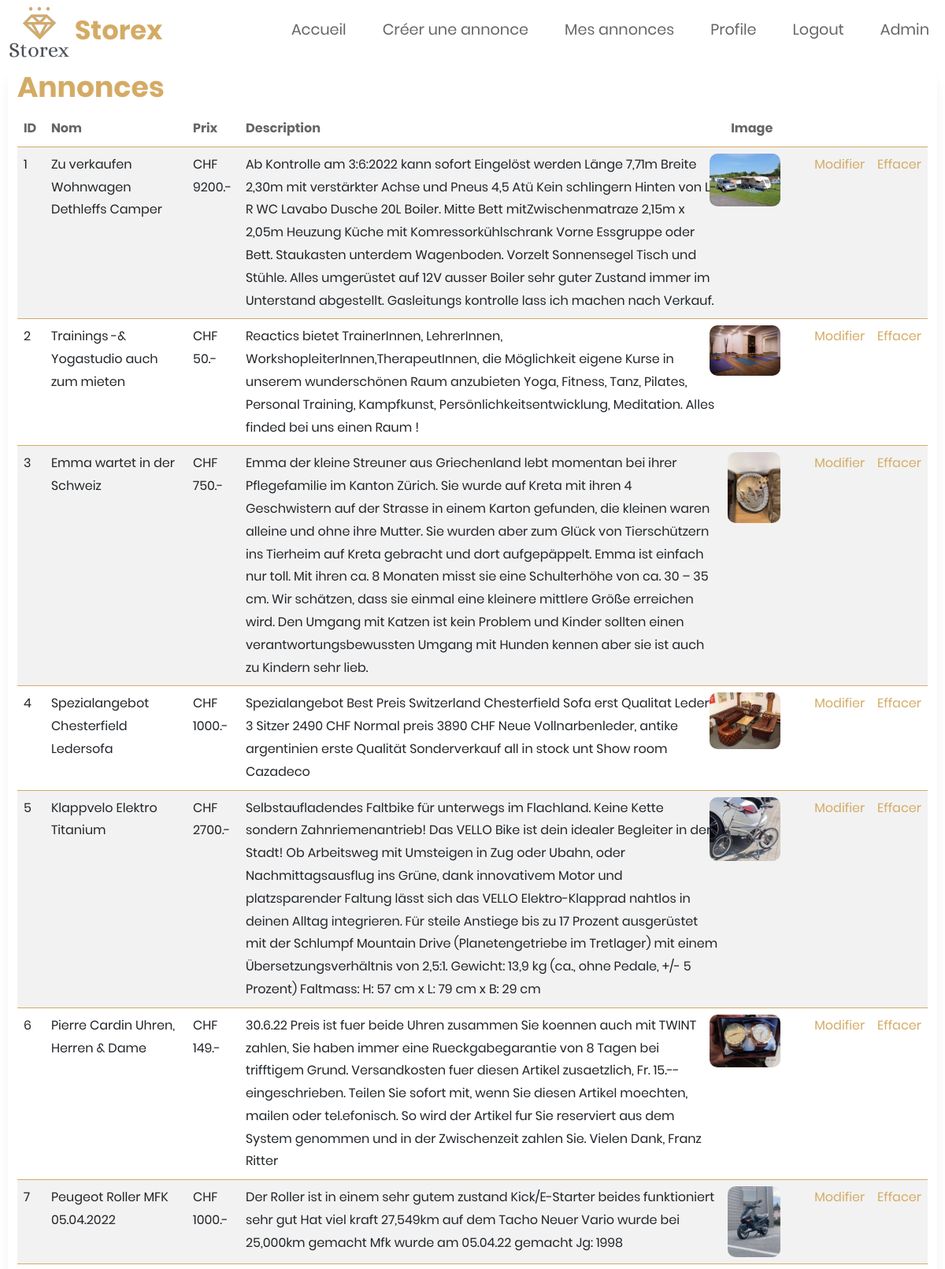
Page /index.php?action=DisplayMyAnnounce (signed in, upper part) on the committed database.
### tables this page shows
CREATE TABLE IF NOT EXISTS `announces`
(
    `ID`          INT           NOT NULL AUTO_INCREMENT,
    `Name`        VARCHAR(45)   NOT NULL,
    `Price`       DECIMAL(10)   NOT NULL,
    `Description` VARCHAR(1000) NULL,
    `Image`       VARCHAR(100)   NOT NULL,
    `user_ID`     INT           NOT NULL,
    PRIMARY KEY (`ID`),
    UNIQUE INDEX `ID_UNIQUE` (`ID` ASC) VISIBLE,
    INDEX `fk_announces_user1_idx` (`user_ID` ASC) VISIBLE,
    CONSTRAINT `fk_announces_user1`
        FOREIGN KEY (`user_ID`)
            REFERENCES `users` (`ID`)
            ON DELETE NO ACTION
            ON UPDATE NO ACTION
);

### Controller/NavigationController.php (called while the page is built, shortened)
<?php
function DisplayMyAnnounce()
{
    require "./View/PageMyAnnounces.php";
}

### Model/DataBaseConnector.php (called while the page is built, shortened)
<?php
function executeQuerySelect($query): ?array
{
    $queryResult = null;
    $dbConnexion = openDBConnexion();
    if ($dbConnexion != null) {
        $statement = $dbConnexion->prepare($query);
        $statement->execute();
        $queryResult = $statement->fetchAll();
    }
    return $queryResult;
}
function openDBConnexion(): ?PDO
{
    $tempDbConnexion = null;
    $sqlDriver = 'mysql';
    $hostname = 'localhost';
    $port = 3306;
    $charset = 'utf8';
    $dbName = 'storex';
    $userName = 'Storex';
    $userPwd = 'Storex2022Password';
    $dsn = $sqlDriver . ':host=' . $hostname . ';dbname=' . $dbName . ';port=' . $port . ';charset=' . $charset;
    try {
        $tempDbConnexion = new PDO($dsn, $userName, $userPwd);
    } catch (PDOException $exception) {
        echo 'Connection failed: ' . $exception->getMessage();
    }
    return $tempDbConnexion;
}

### Model/AnnouncesManager.php (called while the page is built, shortened)
<?php
function GetAnnounces(): array
{
    require_once 'Model/DataBaseConnector.php';
    $AnnouncesQuery = 'SELECT announces.ID, announces.Name, announces.Description, announces.Price, announces.Image, users.LastName, users.Firstname, users.Email FROM storex.announces INNER JOIN storex.users ON announces.user_ID = users.ID;';
    return executeQuerySelect($AnnouncesQuery);
}

### Controller/AnnouncesController.php (called while the page is built, shortened)
<?php
function DisplayAnnounces(): ?array
{
    require_once "Model/AnnouncesManager.php";
    return GetAnnounces();
}

### View/PageMyAnnounces.php (the view, shortened to what this page needs)
<?php $articlesResults = DisplayAnnounces(); ?>
    <div class="content">
        <div class="container">
            <h2 class="col-6 tm-text-primary">Annonces</h2>
            <div class="table-responsive tm-mb-90">
                <table class="table table-striped custom-table">
                    <thead>
                    <tr>
                        <th class="tm-text-gray-dark mb-3" scope="col">ID</th>
                        <th class="tm-text-gray-dark mb-3" scope="col">Nom</th>
                        <th class="tm-text-gray-dark mb-3" scope="col">Prix</th>
                        <th class="tm-text-gray-dark mb-3" scope="col">Description</th>
                        <th class="tm-text-gray-dark mb-3" scope="col">Image</th>
                        <th class="tm-text-gray-dark mb-3" scope="col"></th>
                        <th class="tm-text-gray-dark mb-3" scope="col"></th>
                    </tr>
                    </thead>
                    <tbody>
                    <?php foreach ($articlesResults as $result) : ?>
                        <tr scope="row">
                            <td><?= $result['ID']; ?></td>
                            <td><?= $result['Name']; ?></td>
                            <td>CHF <?= $result['Price']; ?>.-</td>
                            <td><?= $result['Description']; ?></td>
                            <td><img class="imgcustum" src="<?= $result['Image']; ?>" alt="Image pas trouvée"/></td>
                            <td><a href="index.php?action=ModifyAnnounce&ID=<?= $result['ID']; ?>">Modifier</a></td>
                            <td><a href="index.php?action=DeleteAnnounce&ID=<?= $result['ID']; ?>">Effacer</a></td>
                        </tr>
                    <?php endforeach ?>
                    </tbody>
                </table>
            </div>
        </div>
    </div>
<?php
require 'gabarit.php';
?>

### Assets/css/main.css (style rules this page uses)
.imgcustum { max-width: 90px !important; max-height: 90px !important; border-radius: 10px; float: right; margin-right: 30%; }
a { text-decoration: none; transition: all 0.3s ease; }
.tm-mb-90 { margin-bottom: 90px; }
.tm-text-primary { color: #D4AB65; }
.tm-text-gray-dark { color: #666; }

### Assets/styles/FormsRegister_Login.css (style rules this page uses)
img { max-width: 100%; height: auto; }
h2 { line-height: 1.66; margin: 0; padding: 0; font-weight: bold; color: #222; font-family: Poppins; font-size: 36px; }
body { line-height: 1.8; color: #222; font-weight: 400; font-family: Poppins; }
.container { width: 900px; margin: 0 auto; box-shadow: 0px 15px 16.83px 0.17px rgba(0, 0, 0, 0.05); -moz-box-shadow: 0px 15px 16.83px 0.17px rgba(0, 0, 0, 0.05); -webkit-box-shadow: 0px 15px 16.83px 0.17px rgba(0, 0, 0, 0.05); -o-box-shadow: 0px 15px 16.83px 0.17px rgba(0, 0, 0, 0.05); -ms-box-shadow: 0px 15px 16.83px 0.17px rgba(0, 0, 0, 0.05); border-radius: 20px; -moz-border-radius: 20px; -webkit-border-radius: 20px; -o-border-radius: 20px; -ms-border-radius: 20px; }
@media screen { .container { width: calc(100% - 20px); max-width: 100%; } }
@media screen and (min-width: 1024px) { .container { max-width: 1200px; } }

### rows in the picture
announces: ID "1", Name "Zu verkaufen Wohnwagen Dethleffs Camper", Price "9200", Description "Ab Kontrolle am 3:6:2022 kann sofort Eingelöst werden Länge 7,71m Breite 2,30m mit verstärkter Achse und Pneus 4,5 Atü Kein schlingern Hinten von L- R WC Lavabo Dusche 20L Boiler. Mitte Bett mitZwischenmatraze 2,15m x 2,05m Heuzung Küche mit Komressorkühlschrank Vorne Essgruppe oder Bett. Staukasten unterdem Wagenboden. Vorzelt Sonnensegel Tisch und Stühle. Alles umgerüstet auf 12V ausser Boiler sehr guter Zustand immer im Unterstand abgestellt. Gasleitungs kontrolle lass ich machen nach Verkauf.", shows a picture
announces: ID "2", Name "Trainings -& Yogastudio auch zum mieten", Price "50", Description "Reactics bietet TrainerInnen, LehrerInnen, WorkshopleiterInnen,TherapeutInnen, die Möglichkeit eigene Kurse in unserem wunderschönen Raum anzubieten Yoga, Fitness, Tanz, Pilates, Personal Training, Kampfkunst, Persönlichkeitsentwicklung, Meditation. Alles finded bei uns einen Raum !", shows a picture
announces: ID "3", Name "Emma wartet in der Schweiz", Price "750", Description "Emma der kleine Streuner aus Griechenland lebt momentan bei ihrer Pflegefamilie im Kanton Zürich. Sie wurde auf Kreta mit ihren 4 Geschwistern auf der Strasse in einem Karton gefunden, die kleinen waren alleine und ohne ihre Mutter. Sie wurden aber zum Glück von Tierschützern ins Tierheim auf Kreta gebracht und dort aufgepäppelt. Emma ist einfach nur toll. Mit ihren ca. 8 Monaten misst sie eine Schulterhöhe von ca. 30 – 35 cm. Wir schätzen, dass sie einmal eine kleinere mittlere Größe erreichen wird. Den Umgang mit Katzen ist kein Problem und Kinder sollten einen verantwortungsbewussten Umgang mit Hunden kennen aber sie ist auch zu Kindern sehr lieb.", shows a picture
announces: ID "4", Name "Spezialangebot Chesterfield Ledersofa", Price "1000", Description "Spezialangebot Best Preis Switzerland Chesterfield Sofa erst Qualitat Leder 3 Sitzer 2490 CHF Normal preis 3890 CHF Neue Vollnarbenleder, antike argentinien erste Qualität Sonderverkauf all in stock unt Show room Cazadeco", shows a picture
announces: ID "5", Name "Klappvelo Elektro Titanium", Price "2700", Description "Selbstaufladendes Faltbike für unterwegs im Flachland. Keine Kette sondern Zahnriemenantrieb! Das VELLO Bike ist dein idealer Begleiter in der Stadt! Ob Arbeitsweg mit Umsteigen in Zug oder Ubahn, oder Nachmittagsausflug ins Grüne, dank innovativem Motor und platzsparender Faltung lässt sich das VELLO Elektro-Klapprad nahtlos in deinen Alltag integrieren. Für steile Anstiege bis zu 17 Prozent ausgerüstet mit der Schlumpf Mountain Drive (Planetengetriebe im Tretlager) mit einem Übersetzungsverhältnis von 2,5:1. Gewicht: 13,9 kg (ca., ohne Pedale, +/- 5 Prozent) Faltmass: H: 57 cm x L: 79 cm x B: 29 cm", shows a picture
announces: ID "6", Name "Pierre Cardin Uhren, Herren & Dame", Price "149", Description "30.6.22 Preis ist fuer beide Uhren zusammen Sie koennen auch mit TWINT zahlen, Sie haben immer eine Rueckgabegarantie von 8 Tagen bei trifftigem Grund. Versandkosten fuer diesen Artikel zusaetzlich, Fr. 15.-- eingeschrieben. Teilen Sie sofort mit, wenn Sie diesen Artikel moechten, mailen oder tel.efonisch. So wird der Artikel fur Sie reserviert aus dem System genommen und in der Zwischenzeit zahlen Sie. Vielen Dank, Franz Ritter", shows a picture
announces: ID "7", Name "Peugeot Roller MFK 05.04.2022", Price "1000", Description "Der Roller ist in einem sehr gutem zustand Kick/E-Starter beides funktioniert sehr gut Hat viel kraft 27,549km auf dem Tacho Neuer Vario wurde bei 25,000km gemacht Mfk wurde am 05.04.22 gemacht Jg: 1998", shows a picture
